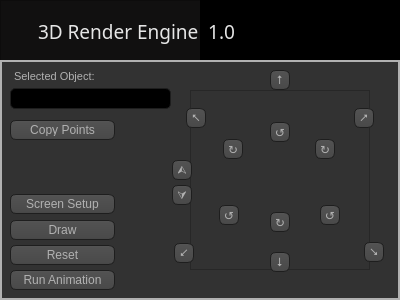
<?xml version="1.0" encoding="UTF-8"?>
<ui version="4.0">
 <class>Dialog</class>
 <widget class="QDialog" name="Dialog">
  <property name="geometry">
   <rect>
    <x>0</x>
    <y>0</y>
    <width>400</width>
    <height>300</height>
   </rect>
  </property>
  <property name="windowTitle">
   <string>Dialog</string>
  </property>
  <property name="styleSheet">
   <string notr="true">
QWidget
{
    color: #b1b1b1;
    background-color: #323232;
}

QWidget:item:hover
{
    background-color: QLinearGradient( x1: 0, y1: 0, x2: 0, y2: 1, stop: 0 #ffa02f, stop: 1 #ca0619);
    color: #000000;
}

QWidget:item:selected
{
    background-color: QLinearGradient( x1: 0, y1: 0, x2: 0, y2: 1, stop: 0 #ffa02f, stop: 1 #d7801a);
}

QMenuBar::item
{
    background: transparent;
}

QMenuBar::item:selected
{
    background: transparent;
    border: 1px solid #ffaa00;
}

QMenuBar::item:pressed
{
    background: #444;
    border: 1px solid #000;
    background-color: QLinearGradient(
        x1:0, y1:0,
        x2:0, y2:1,
        stop:1 #212121,
        stop:0.4 #343434/*,
        stop:0.2 #343434,
        stop:0.1 #ffaa00*/
    );
    margin-bottom:-1px;
    padding-bottom:1px;
}

QMenu
{
    border: 1px solid #000;
}

QMenu::item
{
    padding: 2px 20px 2px 20px;
}

QMenu::item:selected
{
    color: #000000;
}

QWidget:disabled
{
    color: #404040;
    background-color: #323232;
}

QAbstractItemView
{
    background-color: QLinearGradient( x1: 0, y1: 0, x2: 0, y2: 1, stop: 0 #4d4d4d, stop: 0.1 #646464, stop: 1 #5d5d5d);
}

QWidget:focus
{
    /*border: 2px solid QLinearGradient( x1: 0, y1: 0, x2: 0, y2: 1, stop: 0 #ffa02f, stop: 1 #d7801a);*/
}

QLineEdit
{
    background-color: QLinearGradient( x1: 0, y1: 0, x2: 0, y2: 1, stop: 0 #4d4d4d, stop: 0 #646464, stop: 1 #5d5d5d);
    padding: 1px;
    border-style: solid;
    border: 1px solid #1e1e1e;
    border-radius: 5;
}

QPushButton
{
    color: #b1b1b1;
    background-color: QLinearGradient( x1: 0, y1: 0, x2: 0, y2: 1, stop: 0 #565656, stop: 0.1 #525252, stop: 0.5 #4e4e4e, stop: 0.9 #4a4a4a, stop: 1 #464646);
    border-width: 1px;
    border-color: #1e1e1e;
    border-style: solid;
    border-radius: 6;
    padding: 3px;
    font-size: 12px;
    padding-left: 5px;
    padding-right: 5px;
}

QPushButton:pressed
{
    background-color: QLinearGradient( x1: 0, y1: 0, x2: 0, y2: 1, stop: 0 #2d2d2d, stop: 0.1 #2b2b2b, stop: 0.5 #292929, stop: 0.9 #282828, stop: 1 #252525);
}

QPushButton:checked
{
	background-color: QLinearGradient( x1: 0, y1: 0, x2: 0, y2: 1, stop: 0 #ffa02f, stop: 1 #d7801a);
	color: #000000;
}



QGroupBox{
	border: 0px;
}

QTextEdit:focus
{
    border: 2px solid QLinearGradient( x1: 0, y1: 0, x2: 0, y2: 1, stop: 0 #ffa02f, stop: 1 #d7801a);
}

QScrollBar:horizontal {
     border: 1px solid #222222;
     background: QLinearGradient( x1: 0, y1: 0, x2: 0, y2: 1, stop: 0.0 #121212, stop: 0.2 #282828, stop: 1 #484848);
     height: 7px;
     margin: 0px 16px 0 16px;
}

QScrollBar::handle:horizontal
{
      background: QLinearGradient( x1: 0, y1: 0, x2: 1, y2: 0, stop: 0 #ffa02f, stop: 0.5 #d7801a, stop: 1 #ffa02f);
      min-height: 20px;
      border-radius: 2px;
}

QScrollBar::add-line:horizontal {
      border: 1px solid #1b1b19;
      border-radius: 2px;
      background: QLinearGradient( x1: 0, y1: 0, x2: 1, y2: 0, stop: 0 #ffa02f, stop: 1 #d7801a);
      width: 14px;
      subcontrol-position: right;
      subcontrol-origin: margin;
}

QScrollBar::sub-line:horizontal {
      border: 1px solid #1b1b19;
      border-radius: 2px;
      background: QLinearGradient( x1: 0, y1: 0, x2: 1, y2: 0, stop: 0 #ffa02f, stop: 1 #d7801a);
      width: 14px;
     subcontrol-position: left;
     subcontrol-origin: margin;
}

QScrollBar::right-arrow:horizontal, QScrollBar::left-arrow:horizontal
{
      border: 1px solid black;
      width: 1px;
      height: 1px;
      background: white;
}

QScrollBar::add-page:horizontal, QScrollBar::sub-page:horizontal
{
      background: none;
}

QScrollBar:vertical
{
      background: QLinearGradient( x1: 0, y1: 0, x2: 1, y2: 0, stop: 0.0 #121212, stop: 0.2 #282828, stop: 1 #484848);
      width: 7px;
      margin: 16px 0 16px 0;
      border: 1px solid #222222;
}

QScrollBar::handle:vertical
{
      background: QLinearGradient( x1: 0, y1: 0, x2: 0, y2: 1, stop: 0 #ffa02f, stop: 0.5 #d7801a, stop: 1 #ffa02f);
      min-height: 20px;
      border-radius: 2px;
}

QScrollBar::add-line:vertical
{
      border: 1px solid #1b1b19;
      border-radius: 2px;
      background: QLinearGradient( x1: 0, y1: 0, x2: 0, y2: 1, stop: 0 #ffa02f, stop: 1 #d7801a);
      height: 14px;
      subcontrol-position: bottom;
      subcontrol-origin: margin;
}

QScrollBar::sub-line:vertical
{
      border: 1px solid #1b1b19;
      border-radius: 2px;
      background: QLinearGradient( x1: 0, y1: 0, x2: 0, y2: 1, stop: 0 #d7801a, stop: 1 #ffa02f);
      height: 14px;
      subcontrol-position: top;
      subcontrol-origin: margin;
}

QScrollBar::up-arrow:vertical, QScrollBar::down-arrow:vertical
{
      border: 1px solid black;
      width: 1px;
      height: 1px;
      background: white;
}


QScrollBar::add-page:vertical, QScrollBar::sub-page:vertical
{
      background: none;
}

QTextEdit
{
    background-color: #242424;
}

QPlainTextEdit
{
    background-color: #242424;
}

QHeaderView::section
{
    background-color: QLinearGradient(x1:0, y1:0, x2:0, y2:1, stop:0 #616161, stop: 0.5 #505050, stop: 0.6 #434343, stop:1 #656565);
    color: white;
    padding-left: 4px;
    border: 1px solid #6c6c6c;
}

QCheckBox:disabled
{
color: #414141;
}

QDockWidget::title
{
    text-align: center;
    spacing: 3px; /* spacing between items in the tool bar */
    background-color: QLinearGradient(x1:0, y1:0, x2:0, y2:1, stop:0 #323232, stop: 0.5 #242424, stop:1 #323232);
}

QDockWidget::close-button, QDockWidget::float-button
{
    text-align: center;
    spacing: 1px; /* spacing between items in the tool bar */
    background-color: QLinearGradient(x1:0, y1:0, x2:0, y2:1, stop:0 #323232, stop: 0.5 #242424, stop:1 #323232);
}

QDockWidget::close-button:hover, QDockWidget::float-button:hover
{
    background: #242424;
}

QDockWidget::close-button:pressed, QDockWidget::float-button:pressed
{
    padding: 1px -1px -1px 1px;
}

QMainWindow::separator
{
    background-color: QLinearGradient(x1:0, y1:0, x2:0, y2:1, stop:0 #161616, stop: 0.5 #151515, stop: 0.6 #212121, stop:1 #343434);
    color: white;
    padding-left: 4px;
    border: 1px solid #4c4c4c;
    spacing: 3px; /* spacing between items in the tool bar */
}

QMainWindow::separator:hover
{

    background-color: QLinearGradient(x1:0, y1:0, x2:0, y2:1, stop:0 #d7801a, stop:0.5 #b56c17 stop:1 #ffa02f);
    color: white;
    padding-left: 4px;
    border: 1px solid #6c6c6c;
    spacing: 3px; /* spacing between items in the tool bar */
}



QCheckBox::indicator{
    color: #b1b1b1;
    background-color: #323232;
    border: 1px solid #b1b1b1;
    width: 9px;
    height: 9px;
}

QRadioButton::indicator
{
    border-radius: 6px;
}

QRadioButton::indicator:hover, QCheckBox::indicator:unchecked:hover
{
    border: 1px solid #ffaa00;
}

QCheckBox::indicator:checked
{
    image:url(&quot;./ressources/check.png&quot;);
	background-color: #ffaa00;
    border: 1px solid #3a546e;

}

QCheckBox::indicator:disabled, QRadioButton::indicator:disabled
{
    border: 1px solid #444;
}



QLineEdit{
	background-color: #000000;
	font-size: 12px;
}



</string>
  </property>
  <widget class="QFrame" name="frame_header">
   <property name="geometry">
    <rect>
     <x>0</x>
     <y>0</y>
     <width>400</width>
     <height>61</height>
    </rect>
   </property>
   <property name="styleSheet">
    <string notr="true">QFrame{
	background-color: #111010
}</string>
   </property>
   <property name="frameShape">
    <enum>QFrame::StyledPanel</enum>
   </property>
   <property name="frameShadow">
    <enum>QFrame::Raised</enum>
   </property>
   <widget class="QTextEdit" name="log_textEdit">
    <property name="geometry">
     <rect>
      <x>200</x>
      <y>0</y>
      <width>200</width>
      <height>61</height>
     </rect>
    </property>
    <property name="palette">
     <palette>
      <active>
       <colorrole role="WindowText">
        <brush brushstyle="SolidPattern">
         <color alpha="255">
          <red>255</red>
          <green>255</green>
          <blue>255</blue>
         </color>
        </brush>
       </colorrole>
       <colorrole role="Button">
        <brush brushstyle="SolidPattern">
         <color alpha="255">
          <red>0</red>
          <green>0</green>
          <blue>0</blue>
         </color>
        </brush>
       </colorrole>
       <colorrole role="Light">
        <brush brushstyle="SolidPattern">
         <color alpha="255">
          <red>255</red>
          <green>255</green>
          <blue>255</blue>
         </color>
        </brush>
       </colorrole>
       <colorrole role="Midlight">
        <brush brushstyle="SolidPattern">
         <color alpha="255">
          <red>202</red>
          <green>202</green>
          <blue>202</blue>
         </color>
        </brush>
       </colorrole>
       <colorrole role="Dark">
        <brush brushstyle="SolidPattern">
         <color alpha="255">
          <red>0</red>
          <green>0</green>
          <blue>0</blue>
         </color>
        </brush>
       </colorrole>
       <colorrole role="Mid">
        <brush brushstyle="SolidPattern">
         <color alpha="255">
          <red>255</red>
          <green>255</green>
          <blue>255</blue>
         </color>
        </brush>
       </colorrole>
       <colorrole role="Text">
        <brush brushstyle="SolidPattern">
         <color alpha="255">
          <red>255</red>
          <green>255</green>
          <blue>255</blue>
         </color>
        </brush>
       </colorrole>
       <colorrole role="ButtonText">
        <brush brushstyle="SolidPattern">
         <color alpha="255">
          <red>255</red>
          <green>255</green>
          <blue>255</blue>
         </color>
        </brush>
       </colorrole>
       <colorrole role="Base">
        <brush brushstyle="SolidPattern">
         <color alpha="255">
          <red>0</red>
          <green>0</green>
          <blue>0</blue>
         </color>
        </brush>
       </colorrole>
       <colorrole role="Window">
        <brush brushstyle="SolidPattern">
         <color alpha="255">
          <red>0</red>
          <green>0</green>
          <blue>0</blue>
         </color>
        </brush>
       </colorrole>
       <colorrole role="PlaceholderText">
        <brush brushstyle="NoBrush">
         <color alpha="128">
          <red>255</red>
          <green>255</green>
          <blue>255</blue>
         </color>
        </brush>
       </colorrole>
      </active>
      <inactive>
       <colorrole role="WindowText">
        <brush brushstyle="SolidPattern">
         <color alpha="255">
          <red>255</red>
          <green>255</green>
          <blue>255</blue>
         </color>
        </brush>
       </colorrole>
       <colorrole role="Button">
        <brush brushstyle="SolidPattern">
         <color alpha="255">
          <red>0</red>
          <green>0</green>
          <blue>0</blue>
         </color>
        </brush>
       </colorrole>
       <colorrole role="Light">
        <brush brushstyle="SolidPattern">
         <color alpha="255">
          <red>255</red>
          <green>255</green>
          <blue>255</blue>
         </color>
        </brush>
       </colorrole>
       <colorrole role="Midlight">
        <brush brushstyle="SolidPattern">
         <color alpha="255">
          <red>202</red>
          <green>202</green>
          <blue>202</blue>
         </color>
        </brush>
       </colorrole>
       <colorrole role="Dark">
        <brush brushstyle="SolidPattern">
         <color alpha="255">
          <red>0</red>
          <green>0</green>
          <blue>0</blue>
         </color>
        </brush>
       </colorrole>
       <colorrole role="Mid">
        <brush brushstyle="SolidPattern">
         <color alpha="255">
          <red>255</red>
          <green>255</green>
          <blue>255</blue>
         </color>
        </brush>
       </colorrole>
       <colorrole role="Text">
        <brush brushstyle="SolidPattern">
         <color alpha="255">
          <red>255</red>
          <green>255</green>
          <blue>255</blue>
         </color>
        </brush>
       </colorrole>
       <colorrole role="ButtonText">
        <brush brushstyle="SolidPattern">
         <color alpha="255">
          <red>255</red>
          <green>255</green>
          <blue>255</blue>
         </color>
        </brush>
       </colorrole>
       <colorrole role="Base">
        <brush brushstyle="SolidPattern">
         <color alpha="255">
          <red>0</red>
          <green>0</green>
          <blue>0</blue>
         </color>
        </brush>
       </colorrole>
       <colorrole role="Window">
        <brush brushstyle="SolidPattern">
         <color alpha="255">
          <red>0</red>
          <green>0</green>
          <blue>0</blue>
         </color>
        </brush>
       </colorrole>
       <colorrole role="PlaceholderText">
        <brush brushstyle="NoBrush">
         <color alpha="128">
          <red>255</red>
          <green>255</green>
          <blue>255</blue>
         </color>
        </brush>
       </colorrole>
      </inactive>
      <disabled>
       <colorrole role="WindowText">
        <brush brushstyle="SolidPattern">
         <color alpha="255">
          <red>255</red>
          <green>255</green>
          <blue>255</blue>
         </color>
        </brush>
       </colorrole>
       <colorrole role="Button">
        <brush brushstyle="SolidPattern">
         <color alpha="255">
          <red>0</red>
          <green>0</green>
          <blue>0</blue>
         </color>
        </brush>
       </colorrole>
       <colorrole role="Light">
        <brush brushstyle="SolidPattern">
         <color alpha="255">
          <red>255</red>
          <green>255</green>
          <blue>255</blue>
         </color>
        </brush>
       </colorrole>
       <colorrole role="Midlight">
        <brush brushstyle="SolidPattern">
         <color alpha="255">
          <red>202</red>
          <green>202</green>
          <blue>202</blue>
         </color>
        </brush>
       </colorrole>
       <colorrole role="Dark">
        <brush brushstyle="SolidPattern">
         <color alpha="255">
          <red>0</red>
          <green>0</green>
          <blue>0</blue>
         </color>
        </brush>
       </colorrole>
       <colorrole role="Mid">
        <brush brushstyle="SolidPattern">
         <color alpha="255">
          <red>255</red>
          <green>255</green>
          <blue>255</blue>
         </color>
        </brush>
       </colorrole>
       <colorrole role="Text">
        <brush brushstyle="SolidPattern">
         <color alpha="255">
          <red>255</red>
          <green>255</green>
          <blue>255</blue>
         </color>
        </brush>
       </colorrole>
       <colorrole role="ButtonText">
        <brush brushstyle="SolidPattern">
         <color alpha="255">
          <red>255</red>
          <green>255</green>
          <blue>255</blue>
         </color>
        </brush>
       </colorrole>
       <colorrole role="Base">
        <brush brushstyle="SolidPattern">
         <color alpha="255">
          <red>0</red>
          <green>0</green>
          <blue>0</blue>
         </color>
        </brush>
       </colorrole>
       <colorrole role="Window">
        <brush brushstyle="SolidPattern">
         <color alpha="255">
          <red>0</red>
          <green>0</green>
          <blue>0</blue>
         </color>
        </brush>
       </colorrole>
       <colorrole role="PlaceholderText">
        <brush brushstyle="NoBrush">
         <color alpha="128">
          <red>255</red>
          <green>255</green>
          <blue>255</blue>
         </color>
        </brush>
       </colorrole>
      </disabled>
     </palette>
    </property>
    <property name="font">
     <font>
      <pointsize>8</pointsize>
     </font>
    </property>
    <property name="focusPolicy">
     <enum>Qt::NoFocus</enum>
    </property>
    <property name="styleSheet">
     <string notr="true">QFrame{
	background-color: black;
	color: black;
}

QTextEdit{
	color: white;
	background-color: black;
	font-size: 10;
}</string>
    </property>
    <property name="readOnly">
     <bool>true</bool>
    </property>
    <property name="html">
     <string>&lt;!DOCTYPE HTML PUBLIC &quot;-//W3C//DTD HTML 4.0//EN&quot; &quot;http://www.w3.org/TR/REC-html40/strict.dtd&quot;&gt;
&lt;html&gt;&lt;head&gt;&lt;meta name=&quot;qrichtext&quot; content=&quot;1&quot; /&gt;&lt;style type=&quot;text/css&quot;&gt;
p, li { white-space: pre-wrap; }
&lt;/style&gt;&lt;/head&gt;&lt;body style=&quot; font-family:'MS Shell Dlg 2'; font-size:8pt; font-weight:400; font-style:normal;&quot;&gt;
&lt;p style=&quot;-qt-paragraph-type:empty; margin-top:0px; margin-bottom:0px; margin-left:0px; margin-right:0px; -qt-block-indent:0; text-indent:0px;&quot;&gt;&lt;br /&gt;&lt;/p&gt;&lt;/body&gt;&lt;/html&gt;</string>
    </property>
   </widget>
   <widget class="QLabel" name="label_title">
    <property name="geometry">
     <rect>
      <x>38</x>
      <y>11</y>
      <width>270</width>
      <height>41</height>
     </rect>
    </property>
    <property name="font">
     <font>
      <family>Microsoft YaHei UI Light</family>
      <pointsize>14</pointsize>
      <weight>50</weight>
      <italic>false</italic>
      <bold>false</bold>
      <underline>false</underline>
      <strikeout>false</strikeout>
      <kerning>true</kerning>
     </font>
    </property>
    <property name="autoFillBackground">
     <bool>false</bool>
    </property>
    <property name="styleSheet">
     <string notr="true">QLabel{
	background-color: transparent;
}

QLabel{
	color: rgba(230,230,230,255);
}</string>
    </property>
    <property name="text">
     <string>3D Render Engine  1.0</string>
    </property>
   </widget>
  </widget>
  <widget class="QFrame" name="frame_checkbox_hide_completed">
   <property name="geometry">
    <rect>
     <x>0</x>
     <y>60</y>
     <width>400</width>
     <height>240</height>
    </rect>
   </property>
   <property name="styleSheet">
    <string notr="true">QLabel{
	font-size: 11px;
}
</string>
   </property>
   <property name="frameShape">
    <enum>QFrame::Box</enum>
   </property>
   <property name="frameShadow">
    <enum>QFrame::Plain</enum>
   </property>
   <property name="lineWidth">
    <number>2</number>
   </property>
   <property name="midLineWidth">
    <number>2</number>
   </property>
   <widget class="QPushButton" name="pushButton_run">
    <property name="geometry">
     <rect>
      <x>446</x>
      <y>128</y>
      <width>111</width>
      <height>31</height>
     </rect>
    </property>
    <property name="text">
     <string>Run Adjustments</string>
    </property>
   </widget>
   <widget class="QPushButton" name="pushButton_refresh">
    <property name="geometry">
     <rect>
      <x>447</x>
      <y>187</y>
      <width>111</width>
      <height>31</height>
     </rect>
    </property>
    <property name="text">
     <string>Refresh Object</string>
    </property>
   </widget>
   <widget class="QLineEdit" name="lineEdit">
    <property name="geometry">
     <rect>
      <x>10</x>
      <y>28</y>
      <width>161</width>
      <height>21</height>
     </rect>
    </property>
    <property name="text">
     <string/>
    </property>
   </widget>
   <widget class="QFrame" name="frame">
    <property name="geometry">
     <rect>
      <x>190</x>
      <y>30</y>
      <width>180</width>
      <height>180</height>
     </rect>
    </property>
    <property name="styleSheet">
     <string notr="true">QFrame{
	border-image: url(:/AssetImages/TransformArrows_2.png) 0 0 0 0 stretch stretch;
}</string>
    </property>
    <property name="frameShape">
     <enum>QFrame::StyledPanel</enum>
    </property>
    <property name="frameShadow">
     <enum>QFrame::Raised</enum>
    </property>
   </widget>
   <widget class="QPushButton" name="pushButton_pos_pls_y">
    <property name="geometry">
     <rect>
      <x>270</x>
      <y>10</y>
      <width>20</width>
      <height>20</height>
     </rect>
    </property>
    <property name="font">
     <font>
      <pointsize>-1</pointsize>
     </font>
    </property>
    <property name="text">
     <string>⭡</string>
    </property>
   </widget>
   <widget class="QPushButton" name="pushButton_pos_neg_y">
    <property name="geometry">
     <rect>
      <x>270</x>
      <y>192</y>
      <width>20</width>
      <height>20</height>
     </rect>
    </property>
    <property name="font">
     <font>
      <pointsize>-1</pointsize>
     </font>
    </property>
    <property name="text">
     <string>⭣</string>
    </property>
   </widget>
   <widget class="QPushButton" name="pushButton_pos_pls_x">
    <property name="geometry">
     <rect>
      <x>364</x>
      <y>182</y>
      <width>20</width>
      <height>20</height>
     </rect>
    </property>
    <property name="font">
     <font>
      <pointsize>-1</pointsize>
     </font>
    </property>
    <property name="text">
     <string>⭨</string>
    </property>
   </widget>
   <widget class="QPushButton" name="pushButton_rot_pls_y">
    <property name="geometry">
     <rect>
      <x>270</x>
      <y>62</y>
      <width>20</width>
      <height>20</height>
     </rect>
    </property>
    <property name="font">
     <font>
      <pointsize>-1</pointsize>
     </font>
    </property>
    <property name="text">
     <string>↺</string>
    </property>
   </widget>
   <widget class="QPushButton" name="pushButton_rot_neg_y">
    <property name="geometry">
     <rect>
      <x>270</x>
      <y>152</y>
      <width>20</width>
      <height>20</height>
     </rect>
    </property>
    <property name="font">
     <font>
      <pointsize>-1</pointsize>
     </font>
    </property>
    <property name="text">
     <string>↻</string>
    </property>
   </widget>
   <widget class="QPushButton" name="pushButton_rot_pls_x">
    <property name="geometry">
     <rect>
      <x>320</x>
      <y>145</y>
      <width>20</width>
      <height>20</height>
     </rect>
    </property>
    <property name="font">
     <font>
      <pointsize>-1</pointsize>
     </font>
    </property>
    <property name="text">
     <string>↺</string>
    </property>
   </widget>
   <widget class="QPushButton" name="pushButton_rot_pls_z">
    <property name="geometry">
     <rect>
      <x>219</x>
      <y>145</y>
      <width>20</width>
      <height>20</height>
     </rect>
    </property>
    <property name="font">
     <font>
      <pointsize>-1</pointsize>
     </font>
    </property>
    <property name="text">
     <string>↺</string>
    </property>
   </widget>
   <widget class="QPushButton" name="pushButton_rot_neg_z">
    <property name="geometry">
     <rect>
      <x>315</x>
      <y>79</y>
      <width>20</width>
      <height>20</height>
     </rect>
    </property>
    <property name="font">
     <font>
      <pointsize>-1</pointsize>
     </font>
    </property>
    <property name="text">
     <string>↻</string>
    </property>
   </widget>
   <widget class="QPushButton" name="pushButton_rot_neg_x">
    <property name="geometry">
     <rect>
      <x>223</x>
      <y>79</y>
      <width>20</width>
      <height>20</height>
     </rect>
    </property>
    <property name="font">
     <font>
      <pointsize>-1</pointsize>
     </font>
    </property>
    <property name="text">
     <string>↻</string>
    </property>
   </widget>
   <widget class="QPushButton" name="pushButton_scl_neg">
    <property name="geometry">
     <rect>
      <x>172</x>
      <y>125</y>
      <width>20</width>
      <height>20</height>
     </rect>
    </property>
    <property name="font">
     <font>
      <pointsize>-1</pointsize>
     </font>
    </property>
    <property name="text">
     <string>⮛</string>
    </property>
   </widget>
   <widget class="QPushButton" name="pushButton_scl_pos">
    <property name="geometry">
     <rect>
      <x>172</x>
      <y>100</y>
      <width>20</width>
      <height>20</height>
     </rect>
    </property>
    <property name="font">
     <font>
      <pointsize>-1</pointsize>
     </font>
    </property>
    <property name="text">
     <string>⮙</string>
    </property>
   </widget>
   <widget class="QPushButton" name="pushButton_reset">
    <property name="geometry">
     <rect>
      <x>10</x>
      <y>185</y>
      <width>105</width>
      <height>20</height>
     </rect>
    </property>
    <property name="text">
     <string>Reset</string>
    </property>
   </widget>
   <widget class="QPushButton" name="pushButton_animation">
    <property name="geometry">
     <rect>
      <x>10</x>
      <y>210</y>
      <width>105</width>
      <height>20</height>
     </rect>
    </property>
    <property name="text">
     <string>Run Animation</string>
    </property>
   </widget>
   <widget class="QPushButton" name="pushButton_draw">
    <property name="geometry">
     <rect>
      <x>10</x>
      <y>160</y>
      <width>105</width>
      <height>20</height>
     </rect>
    </property>
    <property name="text">
     <string>Draw</string>
    </property>
   </widget>
   <widget class="QLabel" name="label">
    <property name="geometry">
     <rect>
      <x>14</x>
      <y>8</y>
      <width>111</width>
      <height>16</height>
     </rect>
    </property>
    <property name="text">
     <string>Selected Object:</string>
    </property>
   </widget>
   <widget class="QPushButton" name="pushButton_setup">
    <property name="geometry">
     <rect>
      <x>10</x>
      <y>134</y>
      <width>105</width>
      <height>20</height>
     </rect>
    </property>
    <property name="text">
     <string>Screen Setup</string>
    </property>
   </widget>
   <widget class="QPushButton" name="pushButton_copy">
    <property name="geometry">
     <rect>
      <x>10</x>
      <y>60</y>
      <width>105</width>
      <height>20</height>
     </rect>
    </property>
    <property name="text">
     <string>Copy Points</string>
    </property>
   </widget>
  </widget>
  <widget class="QPushButton" name="pushButton_pos_pls_z">
   <property name="geometry">
    <rect>
     <x>174</x>
     <y>243</y>
     <width>20</width>
     <height>20</height>
    </rect>
   </property>
   <property name="font">
    <font>
     <pointsize>-1</pointsize>
    </font>
   </property>
   <property name="text">
    <string>⭩</string>
   </property>
  </widget>
  <widget class="QPushButton" name="pushButton_pos_neg_x">
   <property name="geometry">
    <rect>
     <x>186</x>
     <y>108</y>
     <width>20</width>
     <height>20</height>
    </rect>
   </property>
   <property name="font">
    <font>
     <pointsize>-1</pointsize>
    </font>
   </property>
   <property name="text">
    <string>⭦</string>
   </property>
  </widget>
  <widget class="QPushButton" name="pushButton_pos_neg_z">
   <property name="geometry">
    <rect>
     <x>354</x>
     <y>108</y>
     <width>20</width>
     <height>20</height>
    </rect>
   </property>
   <property name="font">
    <font>
     <pointsize>-1</pointsize>
    </font>
   </property>
   <property name="text">
    <string>⭧</string>
   </property>
  </widget>
 </widget>
 <resources>
  <include location="3DRenderEngine_qrc.qrc"/>
 </resources>
 <connections/>
</ui>
